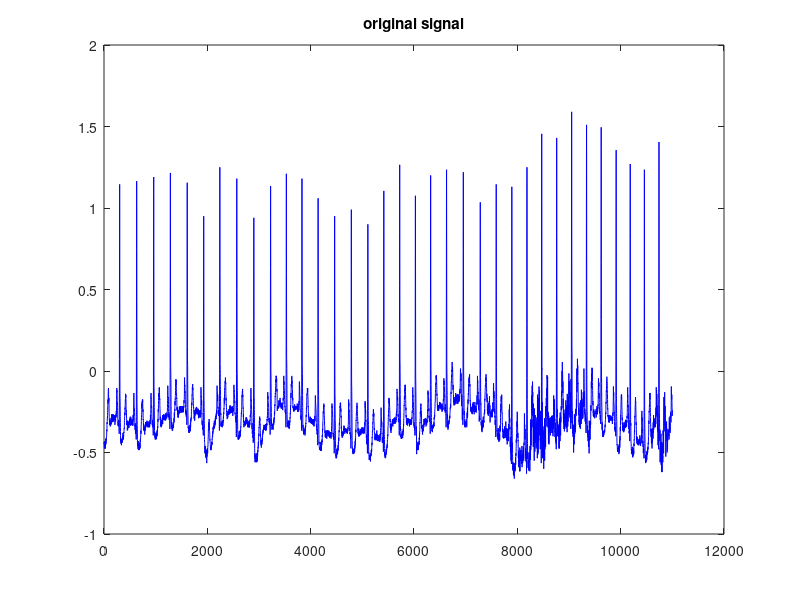
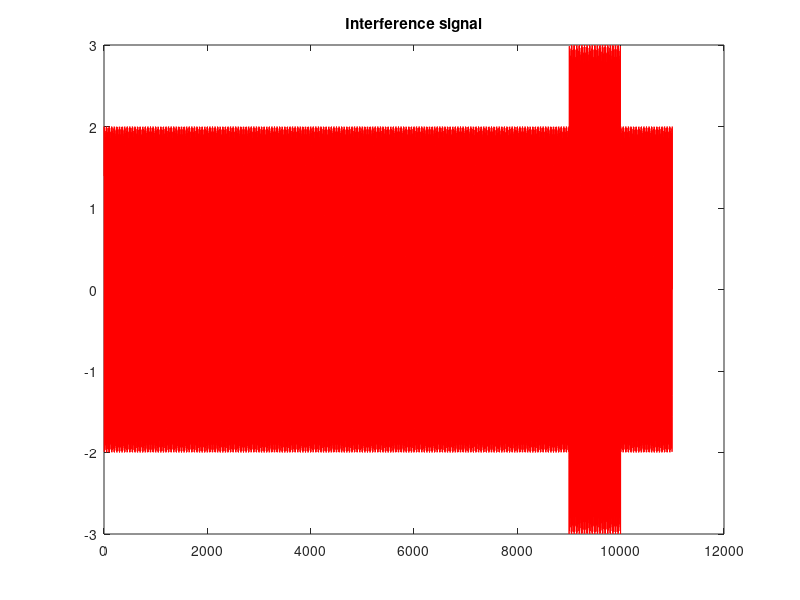
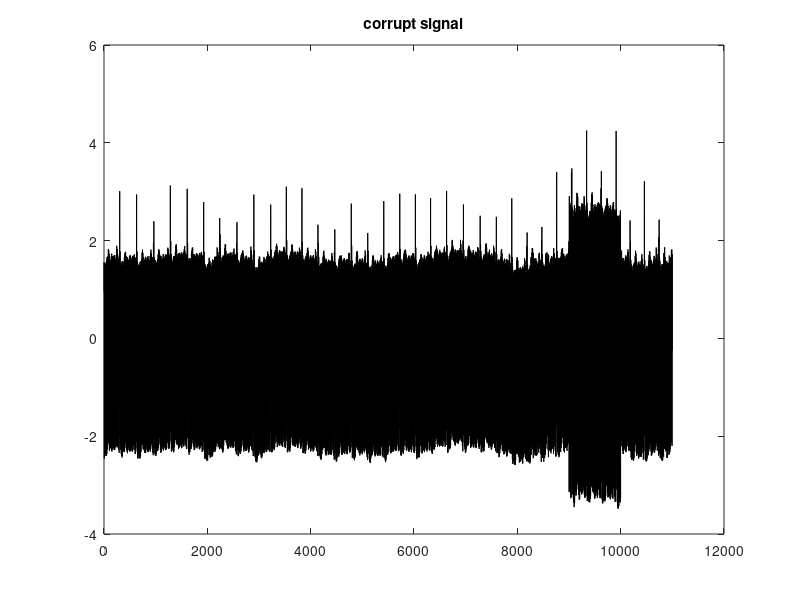
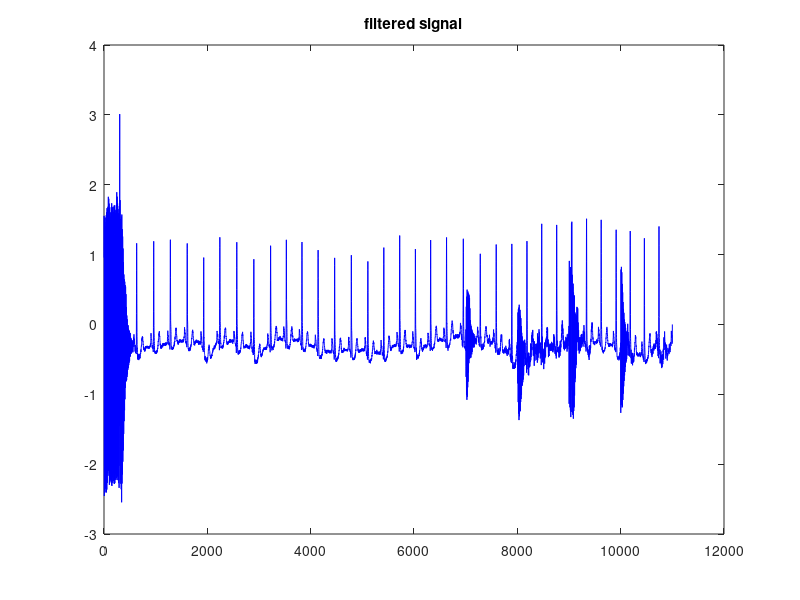

Reproduce these figures in MATLAB, in order.
% This script implements adaptive filtering to remove 50 Hz inteference
% as described in Martens et. al, "Improved Adaptive Line Canceller for
% Electrocardiography", IEEE Transactions on Biomedical Engg. The variable
% names correspond to the symbols used in the paper. 

clear all; close all;

%%%%%%%%%%%%%%%%%%%%%%%%%%
Fs = 400; % *dont* change without changing the error filter
N = 11000; % Num of samples. Keep above 11000.
%%%%%%%%%%%%%%%%%%%%%%%%%%
Ka = 1/(0.13 * Fs);
Kphi = 6e-2;
Kdw = 9e-4;
omegan_p = 2*pi*50/Fs; % nominal frequency. *dont* change without changing the error filter
eps = 1e-15; % epsilon
kx = 400; % threshold computation window
block_n = 40; % number of samples for which adaptation is blocked
%%%%%%%%%%%%%%%%%%%%%%%%%%
Ts = 1/Fs;
t = (1:N)'*Ts; % time

% 2nd order butterworth error filter. fc = 80 Hz, Fs = 400 Hz. 
% Gain at 50 Hz = 1
b = [1.266 -2.532 1.266]; % error filter numerator
a = [1 -0.3695 0.1958]; % error filter denominator
hcomb = [0.5 0 0 0 0 0 0 0 -0.5];

s = csvread('data/mit_bih_101.csv'); %0.5*ones(size(t));% original signal
s = s(3000:3000+max(size(t))-1);
x = 2*sin(2*pi*49*t); % corrupt signal
x(7000:8000) = 2*sin(2*pi*51*Ts*(7000:8000));
x(9000:10000) = 3*sin(2*pi*49*Ts*(9000:10000));


d = x + s; % corrupt signal

e = zeros(size(d)); % error signal (cleaned signal)
ew = zeros(size(d)); % filtered error signal
dh = zeros(size(d)); % corrupt signal filtered by comb filter
x_est = zeros(size(d)); % inteference estimate

ymod_phi = zeros(size(d));
ymodw_phi = zeros(size(d)); % filtered signature
ymod_a = zeros(size(d));
ymodw_a = zeros(size(d)); % filtered signature

osc_i = zeros(size(d));
osc_q = zeros(size(d));

thetaa_est = zeros(size(d));
thetaphi_est = zeros(size(d));
thetadw_est = zeros(size(d));
adap_supp = zeros(size(d));
thresh = zeros(size(d));

eta_a = zeros(size(d));
eta_phi = zeros(size(d));
alpha = zeros(size(d));

% set initial values
alpha(1) = 1;

for k=1:N-1
    % do work
    osc_i(k) = sin(omegan_p * k + thetaphi_est(k));
    osc_q(k) = cos(omegan_p * k + thetaphi_est(k));
    
    x_est(k) = thetaa_est(k) * osc_i(k);
    
    e(k) = d(k) - x_est(k);
    ew(k) = b(1) * e(k); % high pass filter the error (desired) signal
    for it=2:max(size(a))
        if (k-it+1) > 0
            ew(k) = ew(k) + b(it)*e(k - it + 1) - a(it)*ew(k - it + 1);
        end
    end
    
    ymod_phi(k) = alpha(k) * osc_q(k);
    ymodw_phi(k) = b(1) * ymod_phi(k); % high pass filter the signature
    for it=2:max(size(a))
        if (k-it+1) > 0
            ymodw_phi(k) = ymodw_phi(k) + b(it)*ymod_phi(k - it + 1) - a(it)*ymodw_phi(k - it + 1);
        end
    end
    eta_phi(k) = 2*ew(k)*ymodw_phi(k);
    
    ymod_a(k) = osc_i(k);
    ymodw_a(k) = b(1) * ymod_a(k); % high pass filter the signature
    for it=2:max(size(a))
        if (k-it+1) > 0
            ymodw_a(k) = ymodw_a(k) + b(it)*ymod_a(k - it + 1) - a(it)*ymodw_a(k - it + 1);
        end
    end
    eta_a(k) = 2*ew(k)*ymodw_a(k);
    
    % update estimates
    thetaa_est(k+1) = thetaa_est(k);
    thetadw_est(k+1) = thetadw_est(k);
    thetaphi_est(k+1) = thetaphi_est(k) + thetadw_est(k);
    
    thetaa_est_new = thetaa_est(k) + Ka * eta_a(k);
    thetadw_est_new = thetadw_est(k) + Kdw * eta_phi(k);
    thetaphi_est_new = thetaphi_est(k) + Kphi * eta_phi(k) + thetadw_est(k);
    
    
    % should adaptation be suppressed ?
    l = round(block_n/2);
    if (k+l) <= max(size(dh))
        for it=1:max(size(hcomb))
            if (k+l - it + 1) > 0
                dh(k+l) = dh(k+l) + hcomb(it) * d((k+l) - it + 1);
            end
        end
        for it=0:kx-1
            if k+l - it > 0
                thresh(k+l) = thresh(k+l) + dh(k+l - it)^2;
            end
        end
        thresh(k+l) = 2 * (thresh(k+l)/kx)^0.5;
        if abs(dh(k+l)) > thresh(k+l)
            for it=0:2*l
                if (k+it) <= max(size(dh))
                    adap_supp(k+it) = 1;
                end
            end
        end
    end
    
    
    % perform adaptation if needed
    if adap_supp(k) == 0
        if thetaa_est_new > 0
            thetaa_est(k+1) = thetaa_est_new;
        end

        if abs(thetadw_est_new) < 4*2*pi/Fs
            thetadw_est(k+1) = thetadw_est_new;
        end
        thetaphi_est(k+1) = thetaphi_est_new;
    end
    
    if abs(thetaa_est(k+1)) > eps
        alpha(k+1) = 1/thetaa_est(k+1);
    end
    
end

figure;plot(s,'b');title('original signal');
figure;plot(x,'r');title('Interference signal');
figure;plot(d','k');title('corrupt signal');
figure;plot(e,'b');title('filtered signal');
figure;plot(dh); hold on; plot(thresh,'k'); plot(adap_supp,'r');
